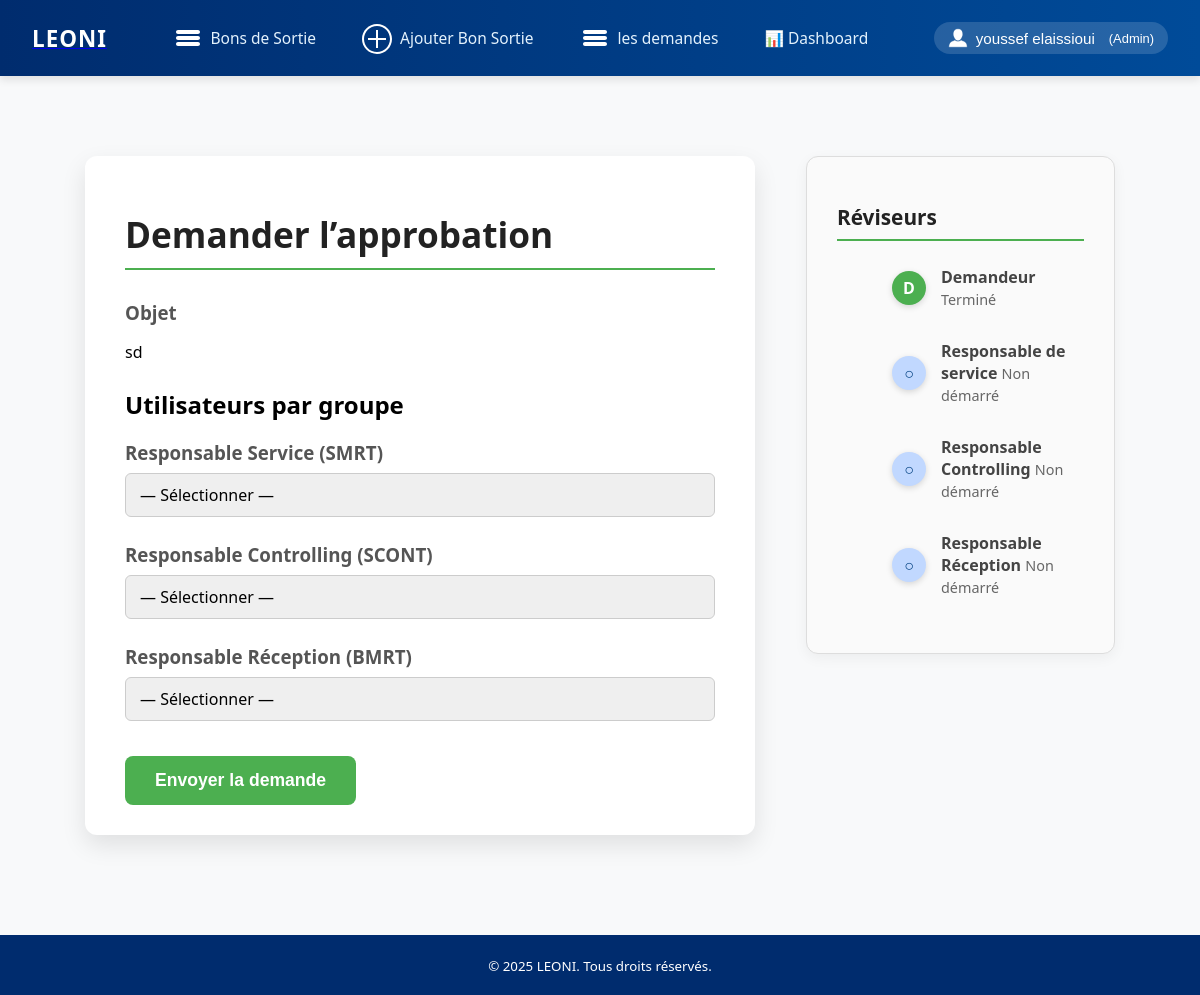
The page /demander_approbation/7/ (signed in) on the database its author committed.
### base/models.py (models this page shows, shortened)
class CustomUser(AbstractUser):
    code_personnel = models.CharField(max_length=30, unique=True)
    type_user = models.CharField(max_length=27, choices=UserType.choices, default=UserType.NORMALE)

class BonSortie(models.Model):
    NATURE_BIENS_CHOICES = [
        ('Matière', 'Matière'),
        ('Matériels informatiques', 'Matériels informatiques'),
    ]
    DESTINATION_CHOICES = [
        ('BOK', 'BOK'),
        ('MA9', 'MA9'),
        ('BOS', 'BOS'),
        ('MA5', 'MA5'),
        ('MA7', 'MA7'),
        ('MA8', 'MA8'),
        ('AS1', 'AS1'),
        ('AS2', 'AS2'),
        ('AS3', 'AS3'),
        ('MAG', 'MAG'),
    ]
    AUTORISATION_CHOICES = [
        ('Avec Retour', 'Avec Retour'),
        ('Deplacement', 'Deplacement'),
        ('Sans Retour', 'Sans Retour'),
    ]
    nature_bien = models.CharField(max_length=100, choices=NATURE_BIENS_CHOICES)
    destination = models.CharField(max_length=100, choices=DESTINATION_CHOICES)
    type_autorisation = models.CharField(max_length=100, choices=AUTORISATION_CHOICES)
    date_sortie = models.DateField(null=False, blank=False)
    date_retour = models.DateField(null=True, blank=True)
    objet = models.TextField(null=False, blank=False)
    quantite = models.PositiveIntegerField(null=False, blank=False)
    numero_plombe = models.CharField(max_length=100, blank=True)
    sn = models.CharField("Numéro de série", max_length=100, blank=True)
    commentaire = models.CharField(max_length=255, blank=True)
    created_by = models.ForeignKey(CustomUser, null=True, blank=True, on_delete=models.SET_NULL, related_name='bons_sortie_crees')
    class Meta:
        ordering = ['-id']  # Trie par ID décroissant

### base/views.py (the view)
# urls.py: path('demander_approbation/<int:id>/', views.demander_approbation, name='demander_approbation'),
@login_required
def demander_approbation(request, id):
    bon = get_object_or_404(BonSortie, id=id)
    objet_default = bon.objet
    if request.method == 'POST':
        form = DemandeApprobationUserForm(request.POST)
        if form.is_valid():
            email_service = request.POST.get('responsable_service')
            email_controlling = request.POST.get('responsable_controlling')
            email_reception = request.POST.get('responsable_reception')
            if not email_service or not email_controlling or not email_reception:
                messages.error(request, "Tous les responsables doivent être sélectionnés.")
            else:
                respo_service = CustomUser.objects.filter(email=email_service).first()
                respo_controlling = CustomUser.objects.filter(email=email_controlling).first()
                respo_reception = CustomUser.objects.filter(email=email_reception).first()
                if not all([respo_service, respo_controlling, respo_reception]):
                    messages.error(request, "Un ou plusieurs emails sont invalides ou les utilisateurs n’existent pas.")
                else:
                    demande_existante = DemandeApprobation.objects.filter(bon_sortie=bon).exists()
                    if demande_existante:
                        messages.warning(request, "Une demande d’approbation a déjà été soumise pour ce bon.")
                    else:
                        demande = DemandeApprobation.objects.create(
                            bon_sortie=bon,
                            objet=objet_default,
                            demandeur=request.user,
                            responsable_service=respo_service,
                            statut_responsable_service='pending',
                            responsable_controlling=respo_controlling,
                            statut_responsable_controlling='not_started',
                            responsable_reception=respo_reception,
                            statut_responsable_reception='not_started',
                            date_demande=timezone.now(),
                            is_retourne=False
                        )
                        lien_service = request.build_absolute_uri(reverse('changer_statut', args=[demande.id, 'service']))
                        lien_controlling = request.build_absolute_uri(reverse('changer_statut', args=[demande.id, 'controlling']))
                        lien_reception = request.build_absolute_uri(reverse('changer_statut', args=[demande.id, 'reception']))
                        envoyer_email_utilisateur(
                            demande.responsable_service,
                            sujet=f"Demande Bon Sortie #{demande.id} - Validation requise",
                            message_corps=f"""Bonjour {demande.responsable_service.first_name} {demande.responsable_service.last_name},

Vous avez une demande d'approbation à traiter pour le bon de sortie #{demande.bon_sortie.id}.
Cliquez ici pour valider ou refuser : {lien_service}

Merci de vous connecter avec votre compte.
"""
                        )
                        messages.success(request, "Demande d'approbation créée avec succès.")
                        return redirect('liste_demandes')
        else:
            messages.error(request, "Veuillez corriger les erreurs dans le formulaire.")
            messages.error(request, form.errors.as_text())
    else:
        form = DemandeApprobationUserForm(initial={'objet': objet_default})
    users_service = CustomUser.objects.filter(mes_groupes__nom='Responsable Service')
    users_controlling = CustomUser.objects.filter(mes_groupes__nom='Responsable Controlling')
    users_reception = CustomUser.objects.filter(mes_groupes__nom='Reception')
    demande = DemandeApprobation.objects.filter(bon_sortie=bon).first()
    return render(request, 'demander_approbation.html', {
        'form': form,
        'objet_default': objet_default,
        'users_service': users_service,
        'users_controlling': users_controlling,
        'users_reception': users_reception,
        'demande': demande,
    })

### base/templates/demander_approbation.html (shortened to what this page needs)
{% extends "base.html" %}
{% block content %}
<div class="container flex-container">
    <form method="post" class="approval-form">
        <h1 class="page-title">Demander l’approbation</h1>
        <div class="form-group">
            <label for="{{ form.objet.id_for_label }}">
                <h3>Objet</h3>
            </label>
            <p>{{ objet_default|safe }}</p>
        </div>
        <h2>Utilisateurs par groupe</h2>
        <div class="form-group">
            <label for="responsable_service">
                <h3>Responsable Service (SMRT)</h3>
            </label>
<select name="responsable_service" id="responsable_service" required>
                <option value="" disabled selected>— Sélectionner —</option>
            </select>
        </div>
        <div class="form-group">
            <label for="responsable_controlling">
                <h3>Responsable Controlling (SCONT)</h3>
            </label>
<select name="responsable_controlling" id="responsable_controlling" required>
                <option value="" disabled selected>— Sélectionner —</option>
            </select>
        </div>
        <div class="form-group">
            <label for="responsable_reception">
                <h3>Responsable Réception (BMRT)</h3>
            </label>
<select name="responsable_reception" id="responsable_reception" required>
    <option value="" disabled {% if not demande %}selected{% endif %}>— Sélectionner —</option>
</select>
        </div>
        <button type="submit" class="btn-submit">Envoyer la demande</button>
    </form>
<section class="reviewers-container">
    <h3>Réviseurs</h3>
    <div class="reviewer-step completed">
        <div class="circle completed">D</div>
        <div class="reviewer-info">
            <strong>Demandeur</strong>
            <span class="status">Terminé</span>
        </div>
    </div>
    <div class="reviewer-step
        {% if demande and demande.statut_responsable_service == 'accepted' %}
            completed
        {% elif demande and demande.statut_responsable_service == 'pending' %}
            pending
        {% elif demande and demande.statut_responsable_service == 'rejected' %}
            rejected
        {% else %}
            not-started
        {% endif %}
    ">
        <div class="circle
            {% if demande and demande.statut_responsable_service == 'accepted' %}
                completed
            {% elif demande and demande.statut_responsable_service == 'pending' %}
                pending
            {% elif demande and demande.statut_responsable_service == 'rejected' %}
                rejected
            {% else %}
                not-started
            {% endif %}
        ">
            {% if demande and demande.statut_responsable_service == 'accepted' %} ✓
            {% elif demande and demande.statut_responsable_service == 'pending' %} ⏳
            {% elif demande and demande.statut_responsable_service == 'rejected' %} ❌
            {% else %} ○
            {% endif %}
        </div>
        <div class="reviewer-info">
            <strong>Responsable de service</strong>
            <span class="status">
                {% if demande and demande.statut_responsable_service == 'accepted' %} Accepté
                {% elif demande and demande.statut_responsable_service == 'pending' %} En attente
                {% elif demande and demande.statut_responsable_service == 'rejected' %} Refusé
                {% else %} Non démarré
                {% endif %}
            </span>
        </div>
    </div>
    <div class="reviewer-step
        {% if demande and demande.statut_responsable_controlling == 'accepted' %}
            completed
        {% elif demande and demande.statut_responsable_controlling == 'pending' %}
            pending
        {% elif demande and demande.statut_responsable_controlling == 'rejected' %}
            rejected
        {% else %}
            not-started
        {% endif %}
    ">
        <div class="circle
            {% if demande and demande.statut_responsable_controlling == 'accepted' %}
                completed
            {% elif demande and demande.statut_responsable_controlling == 'pending' %}
                pending
            {% elif demande and demande.statut_responsable_controlling == 'rejected' %}
                rejected
            {% else %}
                not-started
            {% endif %}
        ">
            {% if demande and demande.statut_responsable_controlling == 'accepted' %} ✓
            {% elif demande and demande.statut_responsable_controlling == 'pending' %} ⏳
            {% elif demande and demande.statut_responsable_controlling == 'rejected' %} ❌
            {% else %} ○
            {% endif %}
        </div>
        <div class="reviewer-info">
            <strong>Responsable Controlling</strong>
            <span class="status">
                {% if demande and demande.statut_responsable_controlling == 'accepted' %} Accepté
                {% elif demande and demande.statut_responsable_controlling == 'pending' %} En attente
                {% elif demande and demande.statut_responsable_controlling == 'rejected' %} Refusé
                {% else %} Non démarré
                {% endif %}
            </span>
        </div>
    </div>
    <div class="reviewer-step
        {% if demande and demande.statut_responsable_reception == 'accepted' %}
            completed
        {% elif demande and demande.statut_responsable_reception == 'pending' %}
            pending
        {% elif demande and demande.statut_responsable_reception == 'rejected' %}
            rejected
        {% else %}
            not-started
        {% endif %}
    ">
        <div class="circle
            {% if demande and demande.statut_responsable_reception == 'accepted' %}
                completed
            {% elif demande and demande.statut_responsable_reception == 'pending' %}
                pending
            {% elif demande and demande.statut_responsable_reception == 'rejected' %}
                rejected
            {% else %}
                not-started
            {% endif %}
        ">
            {% if demande and demande.statut_responsable_reception == 'accepted' %} ✓
            {% elif demande and demande.statut_responsable_reception == 'pending' %} ⏳
            {% elif demande and demande.statut_responsable_reception == 'rejected' %} ❌
            {% else %} ○
            {% endif %}
        </div>
        <div class="reviewer-info">
            <strong>Responsable Réception</strong>
            <span class="status">
                {% if demande and demande.statut_responsable_reception == 'accepted' %} Accepté
                {% elif demande and demande.statut_responsable_reception == 'pending' %} En attente
                {% elif demande and demande.statut_responsable_reception == 'rejected' %} Refusé
                {% else %} Non démarré
                {% endif %}
            </span>
        </div>
    </div>
</section>
</div>
{% endblock %}

### base/templates/base.html (shortened to what this page needs)
{% load static %}
<!DOCTYPE html>
<html lang="fr">
<head>
    <link rel="stylesheet" href="{% static 'base/messages.css' %}">
</head>
<body>
    <header>
        <div class="header-left">
            <div class="logo">
                <a href="{% url 'allBonSortie' %}">
                <span  >LEONI</span>
                </a>
            </div>
        </div>
        <nav class="header-nav" role="navigation" aria-label="Menu principal">
            <a href="{% url 'allBonSortie' %}" title="Liste Bons Sortie">
                <img src="{% static 'img/navicon (1).png' %}"  alt="Liste de bon" />
                 Bons de Sortie          </a>
            <a href="{% url 'nouveau_bon' %}" title="Ajouter Bon Sortie">
                <img src="{% static 'img/add (2).png' %}" alt="ajouter un bon" />
                Ajouter Bon Sortie
            </a>
            <a href="{% url 'liste_demandes' %}" title="Voir les demandes">
            <img src="{% static 'img/navicon (1).png' %}" alt="Liste de bon" />
                les demandes
            </a>
            <a href="{% url 'dashboard' %}" title="Dashboard">
                📊 Dashboard
            </a>
        </nav>
        <div class="dropdown" aria-haspopup="true" aria-expanded="false">
            <button class="btn-user" aria-label="Menu utilisateur" aria-haspopup="true" aria-expanded="false"
                type="button">
                <img src="{% static 'img/user (1).png' %}" alt="Changer mot de passe" style="height: 20px; width: 20px;" />
                {% if user.get_full_name %}
                {{ user.get_full_name }}
                {% else %}
                {{ user.username }}
                {% endif %}
                <span style="font-size: 0.85em; font-weight: normal; margin-left: 6px;">
                    {% if user.type_user == 'normale' %}
                    (Utilisateur)
                    {% else %}
                    ({{ user.type_user|capfirst }})
                    {% endif %}
                </span>
            </button>
        </div>
    </header>
    <main>
        {% block content %}{% endblock %}
    </main>
    <footer class="footer" role="contentinfo">
        <div class="container">
            <small>&copy; {% now "Y" %} LEONI. Tous droits réservés.</small>
        </div>
    </footer>
</body>
</html>

### rows shown on the page
CustomUser: get_full_name "youssef elaissioui", type_user "Admin"
BonSortie: objet "sd"
